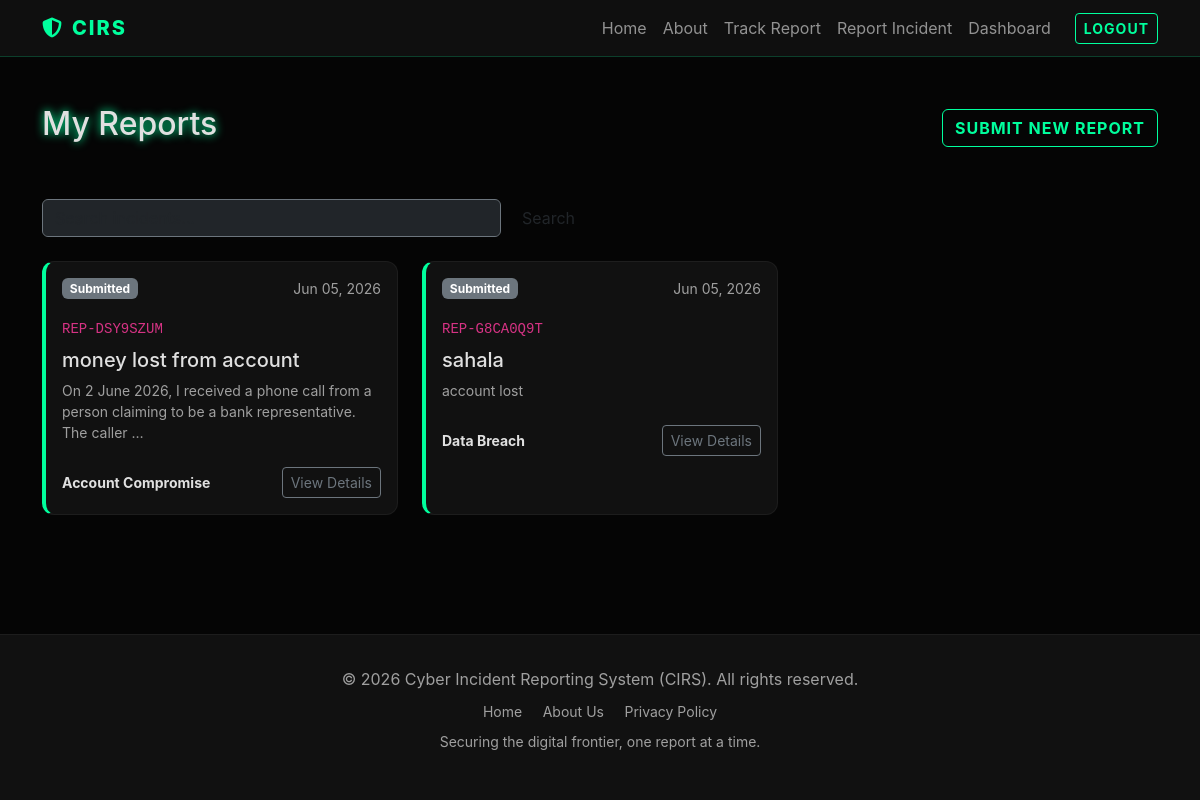
Page /dashboard/ (signed in) on the committed database.
### incidents/models.py (models this page shows, shortened)
class Incident(models.Model):
    INCIDENT_TYPES = [
        ('PHISHING', 'Phishing'),
        ('MALWARE', 'Malware'),
        ('DATA_BREACH', 'Data Breach'),
        ('ACCOUNT_COMPROMISE', 'Account Compromise'),
        ('OTHER', 'Other'),
    ]
    SEVERITY_LEVELS = [
        ('LOW', 'Low'),
        ('MEDIUM', 'Medium'),
        ('HIGH', 'High'),
        ('CRITICAL', 'Critical'),
    ]
    STATUS_CHOICES = [
        ('SUBMITTED', 'Submitted'),
        ('UNDER_REVIEW', 'Under Review'),
        ('INVESTIGATING', 'Investigating'),
        ('RESOLVED', 'Resolved'),
        ('CLOSED', 'Closed'),
    ]
    reporter = models.ForeignKey(User, on_delete=models.SET_NULL, related_name='incidents', null=True, blank=True)
    report_id = models.CharField(max_length=12, unique=True, null=True, blank=True, editable=False)
    title = models.CharField(max_length=200)
    incident_type = models.CharField(max_length=50, choices=INCIDENT_TYPES)
    description = models.TextField()
    severity = models.CharField(max_length=20, choices=SEVERITY_LEVELS, default='MEDIUM')
    status = models.CharField(max_length=20, choices=STATUS_CHOICES, default='SUBMITTED')
    evidence = models.FileField(upload_to='incident_evidence/', blank=True, null=True)
    created_at = models.DateTimeField(auto_now_add=True)
    updated_at = models.DateTimeField(auto_now=True)
    class Meta:
        ordering = ['-created_at']

### incidents/views.py (the view)
# urls.py: path('dashboard/', views.DashboardView.as_view(), name='dashboard'),
class DashboardView(LoginRequiredMixin, ListView):
    model = Incident
    template_name = 'incidents/dashboard.html'
    context_object_name = 'incidents'
    def get_queryset(self):
        return Incident.objects.filter(reporter=self.request.user)

### templates/incidents/dashboard.html (shortened to what this page needs)
{% extends 'base.html' %}
{% block content %}
<div class="d-flex justify-content-between align-items-center mb-5">
    <h1 class="h2 glow-text">My Reports</h1>
    <a href="{% url 'report_incident' %}" class="btn btn-cyber">Submit New Report</a>
</div>
<div class="row mb-4">
    <div class="col-md-6">
        <form action="{% url 'search' %}" method="get" class="d-flex">
            <input type="text" name="q" class="form-control bg-dark border-secondary text-white me-2" placeholder="Search incidents..." value="{{ request.GET.q }}">
            <button type="submit" class="btn btn-outline-accent">Search</button>
        </form>
    </div>
</div>
{% if incidents %}
    <div class="row g-4">
        {% for incident in incidents %}
            <div class="col-md-6 col-lg-4">
                <div class="card h-100 cyber-border">
                    <div class="card-body">
                        <div class="d-flex justify-content-between align-items-start mb-3">
                            <span class="badge {% if incident.status == 'SUBMITTED' %}badge-submitted{% elif incident.status == 'UNDER_REVIEW' %}badge-under-review{% elif incident.status == 'INVESTIGATING' %}badge-investigating{% elif incident.status == 'RESOLVED' %}badge-resolved{% else %}badge-closed{% endif %}">
                                {{ incident.get_status_display }}
                            </span>
                            <span class="small text-muted">{{ incident.created_at|date:"M d, Y" }}</span>
                        </div>
                        {% if incident.report_id %}
                            <div class="mb-2">
                                <code class="text-accent small">{{ incident.report_id }}</code>
                            </div>
                        {% endif %}
                        <h5 class="card-title">{{ incident.title }}</h5>
                        <p class="card-text text-muted small">{{ incident.description|truncatewords:20 }}</p>
                        <div class="d-flex justify-content-between align-items-center mt-4">
                            <span class="small text-accent fw-bold">{{ incident.get_incident_type_display }}</span>
                            <a href="{% url 'incident_detail' incident.pk %}" class="btn btn-sm btn-outline-secondary">View Details</a>
                        </div>
                    </div>
                </div>
            </div>
        {% endfor %}
    </div>
{% endif %}
{% endblock %}

### templates/base.html (shortened to what this page needs)
<!DOCTYPE html>
<html lang="en">
<head>
    <link href="https://cdn.jsdelivr.net/npm/bootstrap@5.3.0/dist/css/bootstrap.min.css" rel="stylesheet">
    <link rel="stylesheet" href="https://cdnjs.cloudflare.com/ajax/libs/font-awesome/6.4.0/css/all.min.css">
</head>
<body>
    <nav class="navbar navbar-expand-lg navbar-dark sticky-top">
        <div class="container">
            <a class="navbar-brand" href="{% url 'home' %}">
                <i class="fas fa-shield-halved me-2"></i>CIRS
            </a>
            <div class="collapse navbar-collapse" id="navbarNav">
                <ul class="navbar-nav ms-auto align-items-center">
                    <li class="nav-item">
                        <a class="nav-link" href="{% url 'home' %}">Home</a>
                    </li>
                    <li class="nav-item">
                        <a class="nav-link" href="{% url 'about' %}">About</a>
                    </li>
                    <li class="nav-item">
                        <a class="nav-link" href="{% url 'track_report' %}">Track Report</a>
                    </li>
                    <li class="nav-item">
                        <a class="nav-link" href="{% url 'report_incident' %}">Report Incident</a>
                    </li>
                    {% if user.is_authenticated %}
                        <li class="nav-item">
                            <a class="nav-link" href="{% url 'dashboard' %}">Dashboard</a>
                        </li>
                        <li class="nav-item ms-lg-3">
                            <form action="{% url 'logout' %}" method="post" class="d-inline">
                                <button type="submit" class="btn btn-cyber btn-sm">Logout</button>
                            </form>
                        </li>
                    {% endif %}
                </ul>
            </div>
        </div>
    </nav>
    <main class="container my-5">
        {% block content %}{% endblock %}
    </main>
    <footer class="footer">
        <div class="container">
            <p class="mb-0 text-muted">&copy; 2026 Cyber Incident Reporting System (CIRS). All rights reserved.</p>
            <div class="mt-2">
                <a href="{% url 'home' %}" class="text-muted text-decoration-none mx-2 small">Home</a>
                <a href="{% url 'about' %}" class="text-muted text-decoration-none mx-2 small">About Us</a>
                <a href="#" class="text-muted text-decoration-none mx-2 small">Privacy Policy</a>
            </div>
            <p class="small text-muted mt-2">Securing the digital frontier, one report at a time.</p>
        </div>
    </footer>
</body>
</html>

### templates/base.html (style rules this page uses)
:root { --bg-color: #050505; --card-bg: #111111; --accent-color: #00ff9d; --text-color: #e0e0e0; --danger-color: #ff3e3e; --warning-color: #ffcc00; }
body { background-color: var(--bg-color); color: var(--text-color); font-family: 'Inter', -apple-system, BlinkMacSystemFont, "Segoe UI", Roboto, sans-serif; min-height: 100vh; display: flex; flex-direction: column; }
.navbar { background-color: rgba(17, 17, 17, 0.9); backdrop-filter: blur(10px); border-bottom: 1px solid rgba(0, 255, 157, 0.2); }
.navbar-brand { font-weight: 800; letter-spacing: 2px; color: var(--accent-color) !important; text-transform: uppercase; }
.nav-link { transition: color 0.3s ease; }
.btn-cyber { background: transparent; border: 1px solid var(--accent-color); color: var(--accent-color); text-transform: uppercase; font-weight: bold; letter-spacing: 1px; transition: all 0.3s ease; position: relative; overflow: hidden; }
.card { background-color: var(--card-bg); border: 1px solid rgba(255, 255, 255, 0.05); border-radius: 12px; color: var(--text-color); transition: transform 0.3s ease, border-color 0.3s ease; }
.glow-text { text-shadow: 0 0 10px var(--accent-color); }
.footer { margin-top: auto; padding: 2rem 0; background-color: var(--card-bg); border-top: 1px solid rgba(255, 255, 255, 0.05); text-align: center; }
.cyber-border { border-left: 4px solid var(--accent-color); }
.badge-submitted { background-color: #6c757d; }
.text-muted { color: rgba(255, 255, 255, 0.6) !important; }

### rows in the picture
Incident: status "Submitted", created_at "Jun 05, 2026", report_id "REP-DSY9SZUM", title "money lost from account", description "On 2 June 2026, I received a phone call from a person claiming to be a bank representative. The caller …", incident_type "Account Compromise"
Incident: status "Submitted", created_at "Jun 05, 2026", report_id "REP-G8CA0Q9T", title "sahala", description "account lost", incident_type "Data Breach"
